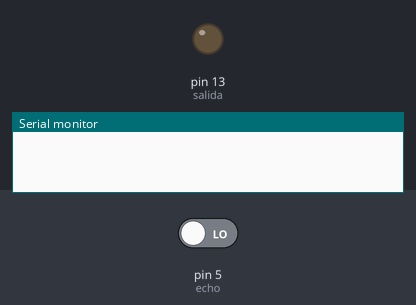
Recording of a sketch running on a simulated Arduino Uno, built with avr-gcc and run on an emulated ATmega328P. Parts: output pins drawn as LEDs (lit = HIGH), the last lines printed to the serial monitor. The inputs (shaded band) are chosen by the test bench; at power-on: pin 5 (echo) LOW. Pins used as bus, display or sensor lines are not drawn.

Above: at 0.1 s.
At 1.1 s:
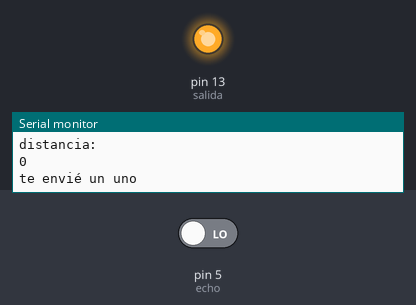
Timing chart, 0 to 2.6 s (numbered marks = the images above):
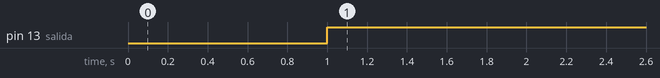

Measured:
- by itself, pin 13 (salida): LOW → HIGH at 1.0 s

The sketch:

osnar_ask.ino
```cpp
/*
 * By: Mokuzaru
 * At: mokuzaru.com
 *
 * Pines para arduino nano o uno
 *
 * Pin 6  = trigger
 * pin 5 = echo
 *
 *
 * pin 13 = salida
 *
 * When the ultrasonic detecte something at one meter or far away, it has a low output at pin 13. Otherwise stays high.
 *
 *
 */
 int echo = 5;
 int trigger = 6;
 int salida = 13;
 long distancia;
 long tiempo;

void setup() {
  Serial.begin (9600);
  pinMode(trigger,OUTPUT);
  pinMode(echo,INPUT);
  pinMode(salida,OUTPUT);
  //It's important to keep the exit signal low at start
  digitalWrite(salida,LOW);
}

void loop() {
 digitalWrite(trigger,LOW);
 delayMicroseconds(5);
 digitalWrite(trigger,HIGH);
 delayMicroseconds(10);
 tiempo=pulseIn(echo,HIGH);
 distancia = int(0.017*tiempo);
 Serial.println("distancia: ");
 Serial.println(distancia);
 if(distancia >= 100){
    digitalWrite(salida, LOW);
  }else{
    digitalWrite(salida,HIGH);
    Serial.println("te envié un uno");
  }
 delay(1000*60);
}
```
